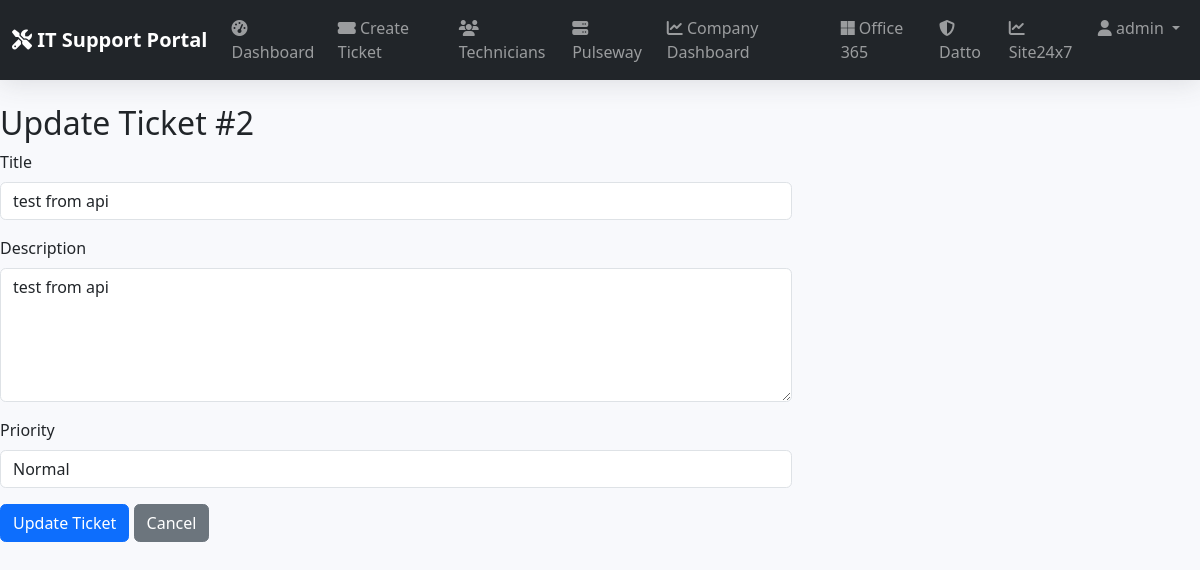
The page /ticket/2/update/ (signed in) on the database its author committed.
### tickets/models.py (models this page shows, shortened)
class Ticket(models.Model):
    PRIORITY_CHOICES = [
        ('Low', 'Low'),
        ('Normal', 'Normal'),
        ('High', 'High'),
        ('Urgent', 'Urgent'),
    ]
    STATUS_CHOICES = [
        ('Open', 'Open'),
        ('Closed', 'Closed'),
        ('Onhold', 'Onhold'),
    ]
    title = models.CharField(max_length=200)
    description = models.TextField()
    priority = models.CharField(max_length=10, choices=PRIORITY_CHOICES, default='Normal')
    status = models.CharField(max_length=20, choices=STATUS_CHOICES, default='Open')
    created_by = models.ForeignKey(User, on_delete=models.CASCADE)
    created_at = models.DateTimeField(auto_now_add=True)
    updated_at = models.DateTimeField(auto_now=True)
    manage_engine_id = models.CharField(max_length=50, blank=True, null=True)

### tickets/views.py (the view)
# urls.py: path('ticket/<int:ticket_id>/update/', views.update_ticket, name='update_ticket'),
@login_required
def update_ticket(request, ticket_id):
    ticket = get_object_or_404(Ticket, id=ticket_id, created_by=request.user)
    if request.method == 'POST':
        form = TicketForm(request.POST, instance=ticket)
        if form.is_valid():
            updated_ticket = form.save()
            if ticket.manage_engine_id:
                me_service = ManageEngineService()
                updates = {
                    'subject': updated_ticket.title,
                    'description': updated_ticket.description,
                    'priority': {'name': updated_ticket.priority}
                }
                me_response = me_service.update_ticket(ticket.manage_engine_id, updates)
                if me_response:
                    messages.success(request, 'Ticket updated successfully in both systems!')
                else:
                    messages.warning(request, 'Ticket updated locally but failed to sync with ManageEngine')
            else:
                messages.success(request, 'Ticket updated successfully!')
            return redirect('view_ticket', ticket_id=ticket.id)
    else:
        form = TicketForm(instance=ticket)
    return render(request, 'tickets/update_ticket.html', {'form': form, 'ticket': ticket})

### tickets/forms.py
class TicketForm(forms.ModelForm):
    attachment = forms.FileField(
        required=False,
        widget=forms.ClearableFileInput(attrs={
            'class': 'form-control',
            'accept': '.pdf,.doc,.docx,.txt,.png,.jpg,.jpeg,.gif,.zip,.rar'
        }),
        help_text='Optional: Upload a file (PDF, DOC, images, etc. Max 10MB)'
    )
    class Meta:
        model = Ticket
        fields = ['title', 'description', 'priority']
        widgets = {
            'title': forms.TextInput(attrs={'class': 'form-control'}),
            'description': forms.Textarea(attrs={'class': 'form-control', 'rows': 5}),
            'priority': forms.Select(attrs={'class': 'form-control'}),
        }

### templates/tickets/update_ticket.html (shortened to what this page needs)
{% extends 'base.html' %}
{% block content %}
<div class="row">
    <div class="col-md-8">
        <h2>Update Ticket #{{ ticket.id }}</h2>
        <form method="post">
            <div class="mb-3">
                <label for="{{ form.title.id_for_label }}" class="form-label">Title</label>
                {{ form.title }}
            </div>
            <div class="mb-3">
                <label for="{{ form.description.id_for_label }}" class="form-label">Description</label>
                {{ form.description }}
            </div>
            <div class="mb-3">
                <label for="{{ form.priority.id_for_label }}" class="form-label">Priority</label>
                {{ form.priority }}
            </div>
            <div class="mb-3">
                <button type="submit" class="btn btn-primary">Update Ticket</button>
                <a href="{% url 'view_ticket' ticket.id %}" class="btn btn-secondary">Cancel</a>
            </div>
        </form>
    </div>
</div>
{% endblock %}

### templates/base.html (shortened to what this page needs)
<!DOCTYPE html>
<html lang="en">
<head>
    <link href="https://cdn.jsdelivr.net/npm/bootstrap@5.3.0/dist/css/bootstrap.min.css" rel="stylesheet">
    <link href="https://cdnjs.cloudflare.com/ajax/libs/font-awesome/6.4.0/css/all.min.css" rel="stylesheet">
</head>
<body>
    <nav class="navbar navbar-expand-lg navbar-dark bg-dark shadow">
        <div class="container-fluid">
            <a class="navbar-brand" href="{% url 'dashboard' %}">
                <i class="fas fa-tools"></i> IT Support Portal
            </a>
            {% if user.is_authenticated %}
            <div class="collapse navbar-collapse" id="navbarNav">
                <ul class="navbar-nav ms-auto">
                    <li class="nav-item">
                        <a class="nav-link" href="{% url 'dashboard' %}">
                            <i class="fas fa-tachometer-alt"></i> Dashboard
                        </a>
                    </li>
                    <li class="nav-item">
                        <a class="nav-link" href="{% url 'create_ticket' %}">
                            <i class="fas fa-ticket-alt"></i> Create Ticket
                        </a>
                    </li>
                    <li class="nav-item">
                        <a class="nav-link" href="{% url 'technicians' %}">
                            <i class="fas fa-users"></i> Technicians
                        </a>
                    </li>
                    <li class="nav-item">
                        <a class="nav-link" href="{% url 'pulseway:dashboard' %}">
                            <i class="fas fa-server"></i> Pulseway
                        </a>
                    </li>
                    <li class="nav-item">
                        <a class="nav-link" href="{% url 'pulseway:company_dashboard' %}">
                            <i class="fas fa-chart-line"></i> Company Dashboard
                        </a>
                    </li>
                    <li class="nav-item">
                        <a class="nav-link" href="{% url 'office365:dashboard' %}">
                            <i class="fab fa-microsoft"></i> Office 365
                        </a>
                    </li>
                    <li class="nav-item">
                        <a class="nav-link" href="/datto/">
                            <i class="fas fa-shield-alt"></i> Datto
                        </a>
                    </li>
                    <li class="nav-item">
                        <a class="nav-link" href="/site24x7/">
                            <i class="fas fa-chart-line"></i> Site24x7
                        </a>
                    </li>
                    <li class="nav-item dropdown">
                        <a class="nav-link dropdown-toggle" href="#" role="button" data-bs-toggle="dropdown">
                            <i class="fas fa-user"></i> {{ user.username }}
                        </a>
                    </li>
                </ul>
            </div>
            {% endif %}
        </div>
    </nav>
    <main class="py-4">
        {% block content %}
        {% endblock %}
    </main>
</body>
</html>

### templates/base.html (style rules this page uses)
body { background-color: #f8f9fc; }
.navbar-brand { font-weight: 600; }
.shadow { box-shadow: 0 0.15rem 1.75rem 0 rgba(58, 59, 69, 0.15) !important; }
.btn { border-radius: 0.35rem; font-weight: 500; }
.form-control, .form-select { border-radius: 0.35rem; }

### rows shown on the page
Ticket: id "2", title "test from api", description "test from api", priority "Normal"

### other values the page prints
{{ user.username }} "admin"
